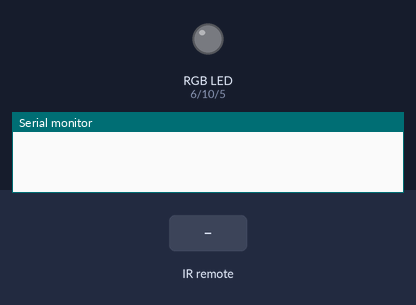
Simulated run of this sketch. Board: Arduino Uno, built with avr-gcc and run on an emulated ATmega328P. On the bench: an RGB LED mixed from three pins (HIGH = lit), the last lines printed to the serial monitor. The test bench sets the inputs (shaded band).

Above: at 1.2 s.
1.3 s: infrared code 0xFF6897 received
At 3.9 s:
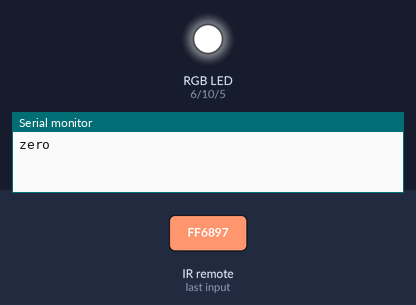
4.3 s: infrared code 0xFF30CF received
At 6.2 s:
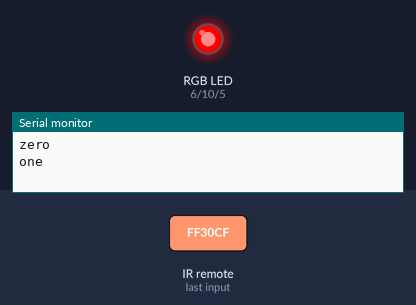
7.3 s: infrared code 0xFF18E7 received
At 9.6 s:
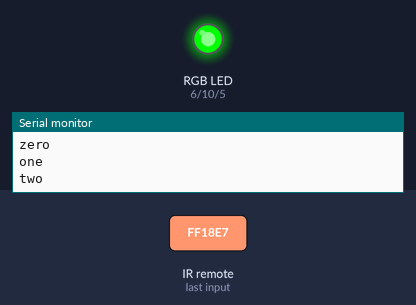
10.3 s: infrared code 0xFF7A85 received
At 13.0 s:
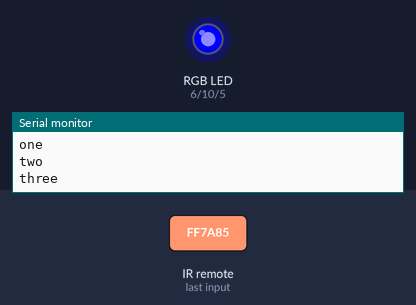
13.3 s: infrared code 0xFF10EF received
At 15.4 s:
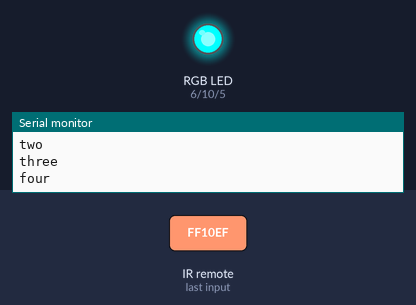
16.3 s: infrared code 0xFF38C7 received
At 18.9 s:
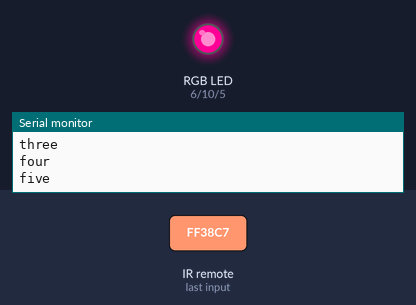
Timing chart, 0 to 20.3 s (numbered marks = the images above; inputs shaded):
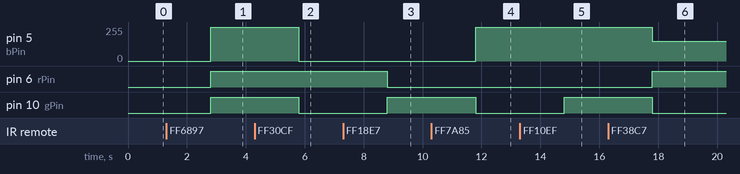

Measured:
- after the input at 1.3 s, pin 5 (bPin): 0/255 → 255/255 after 1.5 s; pin 6 (rPin), pin 10 (gPin): LOW → HIGH after 1.5 s
- after the input at 4.3 s, pin 5 (bPin): 255/255 → 0/255 after 1.5 s; pin 10 (gPin): HIGH → LOW after 1.5 s
- after the input at 7.3 s, pin 6 (rPin): HIGH → LOW after 1.5 s; pin 10 (gPin): LOW → HIGH after 1.5 s
- after the input at 10.3 s, pin 5 (bPin): 0/255 → 255/255 after 1.5 s; pin 10 (gPin): HIGH → LOW after 1.5 s
- after the input at 13.3 s, pin 10 (gPin): LOW → HIGH after 1.5 s
- after the input at 16.3 s, pin 5 (bPin): 255/255 → 150/255 after 1.5 s; pin 6 (rPin): LOW → HIGH after 1.5 s; pin 10 (gPin): HIGH → LOW after 1.5 s

The sketch:

RGBControlbyIRremote.ino
```cpp
#include <IRremote.h>
int IRpin=9;
IRrecv IR(IRpin);
decode_results cmd;
String myCom;

int rPin=6;
int gPin=10;
int bPin=5;

int rBright=255;
int gBright=255;
int bBright=255;

float dFact=1;


void setup()
{
Serial.begin(9600);
IR.enableIRIn();

pinMode(rPin,OUTPUT);
pinMode(gPin,OUTPUT);
pinMode(bPin,OUTPUT);

}

void loop() {
  while (IR.decode(&cmd)==0){
}
delay(1500);
IR.resume();

if (cmd.value==0xFF6897){
  myCom="zero";
  Serial.println(myCom);
}
if (cmd.value==0xFF30CF){
  myCom="one";
  Serial.println(myCom);
}
if (cmd.value==0xFF18E7){
  myCom="two";
  Serial.println(myCom);
}
if (cmd.value==0xFF7A85){
  myCom="three";
  Serial.println(myCom);
}
if (cmd.value==0xFF10EF){
  myCom="four";
  Serial.println(myCom);
}
if (cmd.value==0xFF38C7){
  myCom="five";
  Serial.println(myCom);
}
if (cmd.value==0xFF5AA5){
  myCom="six";
  Serial.println(myCom);
}
if (cmd.value==0xFF42BD){
  myCom="seven";
  Serial.println(myCom);
}
if (cmd.value==0xFF4AB5){
  myCom="eight";
  Serial.println(myCom);
}
if (cmd.value==0xFF52AD){
  myCom="nine";
  Serial.println(myCom);
}

if (cmd.value==0xFFA25D){
  myCom="pwr";
  Serial.println(myCom);
}
if (cmd.value==0xFF629D){
  myCom="v+";
  Serial.println(myCom);
}
if (cmd.value==0xFFE21D){
  myCom="fun";
  Serial.println(myCom);
}
if (cmd.value==0xFF22DD){
  myCom="rew";
  Serial.println(myCom);
}
if (cmd.value==0xFF02FD){
  myCom="play";
  Serial.println(myCom);
}
if (cmd.value==0xFFC23D){
  myCom="ff";
  Serial.println(myCom);
}
if (cmd.value==0xFFE01F){
  myCom="dn";
  Serial.println(myCom);
}
if (cmd.value==0xFFA857){
  myCom="v-";
  Serial.println(myCom);
}
if (cmd.value==0xFF906F){
  myCom="up";
  Serial.println(myCom);
}
if (cmd.value==0xFF9867){
  myCom="eq";
  Serial.println(myCom);
}
if (cmd.value==0xFFB04F
){
  myCom="st";
  Serial.println(myCom);
}
if(myCom=="pwr"){
  rBright=255;
  gBright=255;
  bBright=255;
  dFact=1;
}

if(myCom=="fun"){
  rBright=0;
  gBright=0;
  bBright=0;
  dFact=0;
}
if(myCom=="zero"){
  rBright=255;
  gBright=255;
  bBright=255;
}
if(myCom=="one"){
  rBright=255;
  gBright=0;
  bBright=0;
}
if(myCom=="two"){
  rBright=0;
  gBright=255;
  bBright=0;
}
if(myCom=="three"){
  rBright=0;
  gBright=0;
  bBright=255;
}
if(myCom=="four"){
  rBright=0;
  gBright=255;
  bBright=255;
}
if(myCom=="five"){
  rBright=255;
  gBright=0;
  bBright=150;
}
if(myCom=="six"){
  rBright=255;
  gBright=255;
  bBright=0;
}
if (myCom=="dn"){
  dFact=dFact*.75;
}
if (myCom=="up"){
  dFact=dFact*1.3;
  if (dFact>1){
    dFact=1;
  }
}

analogWrite(rPin,rBright*dFact);
analogWrite(gPin,gBright*dFact);
analogWrite(bPin,bBright*dFact);
}
```
